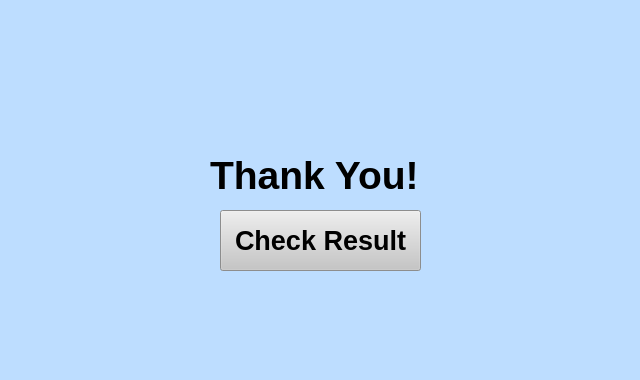
<?xml version="1.0" encoding="UTF-8"?>
<ui version="4.0">
 <class>ShaunUI3</class>
 <widget class="QWidget" name="ShaunUI3">
  <property name="geometry">
   <rect>
    <x>0</x>
    <y>0</y>
    <width>640</width>
    <height>380</height>
   </rect>
  </property>
  <property name="maximumSize">
   <size>
    <width>640</width>
    <height>380</height>
   </size>
  </property>
  <property name="windowTitle">
   <string>Form</string>
  </property>
  <property name="styleSheet">
   <string notr="true">background-color: rgb(189, 221, 255);</string>
  </property>
  <widget class="QPushButton" name="pushButton">
   <property name="geometry">
    <rect>
     <x>220</x>
     <y>210</y>
     <width>201</width>
     <height>61</height>
    </rect>
   </property>
   <property name="font">
    <font>
     <pointsize>20</pointsize>
     <weight>75</weight>
     <bold>true</bold>
    </font>
   </property>
   <property name="styleSheet">
    <string notr="true">color: rgb(0, 0, 0);
background-color: rgb(198, 198, 198);</string>
   </property>
   <property name="text">
    <string>Check Result</string>
   </property>
  </widget>
  <widget class="QLabel" name="label">
   <property name="geometry">
    <rect>
     <x>210</x>
     <y>150</y>
     <width>231</width>
     <height>51</height>
    </rect>
   </property>
   <property name="font">
    <font>
     <pointsize>29</pointsize>
     <weight>75</weight>
     <bold>true</bold>
    </font>
   </property>
   <property name="styleSheet">
    <string notr="true">color: rgb(0, 0, 0);
</string>
   </property>
   <property name="text">
    <string>Thank You!</string>
   </property>
  </widget>
 </widget>
 <resources/>
 <connections/>
</ui>
